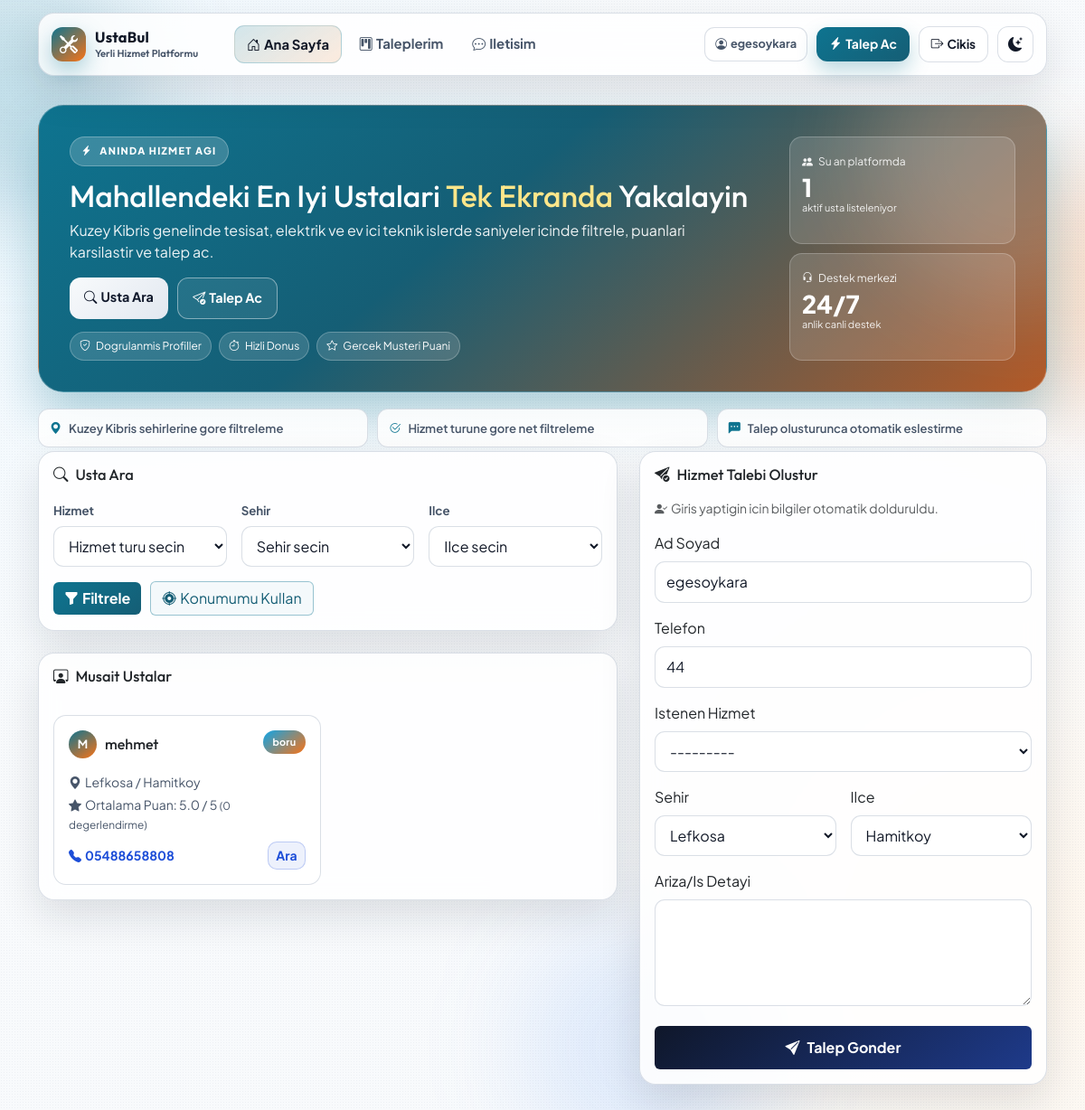
The page / (signed in) on the database its author committed.
### Myapp/models.py (models this page shows, shortened)
class Provider(models.Model):
    full_name = models.CharField(max_length=120)
    service_type = models.ForeignKey(ServiceType, on_delete=models.CASCADE, related_name="providers")
    city = models.CharField(max_length=80)
    district = models.CharField(max_length=80)
    phone = models.CharField(max_length=20)
    latitude = models.DecimalField(max_digits=9, decimal_places=6, null=True, blank=True)
    longitude = models.DecimalField(max_digits=9, decimal_places=6, null=True, blank=True)
    rating = models.DecimalField(max_digits=2, decimal_places=1, default=5.0)
    is_available = models.BooleanField(default=True)
    description = models.TextField(blank=True)
    created_at = models.DateTimeField(auto_now_add=True)
    class Meta:
        ordering = ["-is_available", "-rating", "full_name"]

class ServiceType(models.Model):
    name = models.CharField(max_length=80, unique=True)
    slug = models.SlugField(unique=True)
    class Meta:
        ordering = ["name"]
    def __str__(self):
        return self.name

### Myapp/views.py (the view)
# urls.py: path('', views.index, name='index'),
def index(request):
    search_form = ServiceSearchForm(request.GET or None)
    providers_qs = (
        Provider.objects.filter(is_available=True)
        .select_related("service_type")
        .annotate(ratings_count=Count("ratings"))
    )
    location_used = False
    if search_form.is_valid():
        service_type = search_form.cleaned_data.get("service_type")
        city = (search_form.cleaned_data.get("city") or "").strip()
        district = (search_form.cleaned_data.get("district") or "").strip()
        user_latitude = search_form.cleaned_data.get("latitude")
        user_longitude = search_form.cleaned_data.get("longitude")
        if service_type:
            providers_qs = providers_qs.filter(service_type=service_type)
        if city:
            providers_qs = providers_qs.filter(city__icontains=city)
        if district:
            providers_qs = providers_qs.filter(district__icontains=district)
        providers = list(providers_qs[:100])
        if user_latitude is not None and user_longitude is not None:
            location_used = True
            for provider in providers:
                if provider.latitude is not None and provider.longitude is not None:
                    provider.distance_km = round(
                        haversine_km(
                            float(user_latitude),
                            float(user_longitude),
                            float(provider.latitude),
                            float(provider.longitude),
                        ),
                        1,
                    )
                else:
                    provider.distance_km = None
            providers.sort(
                key=lambda p: (
                    p.distance_km is None,
                    p.distance_km if p.distance_km is not None else 10**9,
                    -float(p.rating),
                )
            )
        else:
            for provider in providers:
                provider.distance_km = None
    else:
        providers = list(providers_qs[:12])
        for provider in providers:
            provider.distance_km = None
    request_form = ServiceRequestForm(initial=build_request_form_initial(request))
    context = {
        "search_form": search_form,
        "request_form": request_form,
        "providers": providers[:12],
        "location_used": location_used,
        "city_district_map_json": get_city_district_map_json(),
    }
    return render(request, "Myapp/index.html", context)

### Myapp/forms.py
class ServiceSearchForm(forms.Form):
    service_type = forms.ModelChoiceField(
        queryset=ServiceType.objects.all(),
        empty_label="Hizmet turu secin",
        required=False,
        label="Hizmet",
    )
    city = forms.ChoiceField(choices=[("", "Sehir secin")] + NC_CITY_CHOICES, required=False, label="Sehir")
    district = forms.ChoiceField(choices=[("", "Ilce secin")] + NC_DISTRICT_CHOICES, required=False, label="Ilce")
    latitude = forms.FloatField(required=False, widget=forms.HiddenInput())
    longitude = forms.FloatField(required=False, widget=forms.HiddenInput())

class ServiceRequestForm(forms.ModelForm):
    city = forms.ChoiceField(choices=[("", "Sehir secin")] + NC_CITY_CHOICES, label="Sehir")
    district = forms.ChoiceField(choices=[("", "Ilce secin")] + NC_DISTRICT_CHOICES, label="Ilce")
    class Meta:
        model = ServiceRequest
        fields = ["customer_name", "customer_phone", "service_type", "city", "district", "details"]
        labels = {
            "customer_name": "Ad Soyad",
            "customer_phone": "Telefon",
            "service_type": "Istenen Hizmet",
            "city": "Sehir",
            "district": "Ilce",
            "details": "Ariza/Is Detayi",
        }
        widgets = {
            "details": forms.Textarea(attrs={"rows": 4}),
        }

### Myapp/views.py (called while the page is built)
def build_request_form_initial(request):
    if not request.user.is_authenticated:
        return {}
    profile = getattr(request.user, "customer_profile", None)
    return {
        "customer_name": request.user.get_full_name() or request.user.username,
        "customer_phone": profile.phone if profile else "",
        "city": profile.city if profile else "",
        "district": profile.district if profile else "",
    }

def get_city_district_map_json():
    return json.dumps(NC_CITY_DISTRICT_MAP)

### Myapp/templates/Myapp/index.html (shortened to what this page needs)
{% extends "base.html" %}
{% block content %}
<section class="hero-spotlight reveal-up">
  <div class="hero-layout">
    <div class="hero-copy">
      <span class="hero-badge"><i class="bi bi-lightning-charge-fill"></i>ANINDA HIZMET AGI</span>
      <h1>Mahallendeki En Iyi Ustalari <span>Tek Ekranda</span> Yakalayin</h1>
      <p>Kuzey Kibris genelinde tesisat, elektrik ve ev ici teknik islerde saniyeler icinde filtrele, puanlari karsilastir ve talep ac.</p>
      <div class="hero-actions">
        <a class="btn hero-btn hero-btn-solid" href="#search-panel"><i class="bi bi-search me-1"></i>Usta Ara</a>
        <a class="btn hero-btn hero-btn-outline" href="#talep-form"><i class="bi bi-send-check me-1"></i>Talep Ac</a>
      </div>
      <div class="trust-ribbon">
        <span><i class="bi bi-shield-check"></i>Dogrulanmis Profiller</span>
        <span><i class="bi bi-stopwatch"></i>Hizli Donus</span>
        <span><i class="bi bi-star"></i>Gercek Musteri Puani</span>
      </div>
    </div>
    <aside class="hero-metrics">
      <div class="metric-card">
        <p class="metric-top"><i class="bi bi-people-fill"></i>Su an platformda</p>
        <p class="metric-value">{{ providers|length }}</p>
        <p class="metric-note">aktif usta listeleniyor</p>
      </div>
      <div class="metric-card">
        <p class="metric-top"><i class="bi bi-headset"></i>Destek merkezi</p>
        <p class="metric-value">24/7</p>
        <p class="metric-note">anlik canli destek</p>
      </div>
    </aside>
  </div>
</section>
<section class="status-strip reveal-up delay-1">
  <div class="status-item"><i class="bi bi-geo-alt-fill"></i>Kuzey Kibris sehirlerine gore filtreleme</div>
  <div class="status-item"><i class="bi bi-check2-circle"></i>Hizmet turune gore net filtreleme</div>
  <div class="status-item"><i class="bi bi-chat-left-dots-fill"></i>Talep olusturunca otomatik eslestirme</div>
</section>
<section class="row g-4 align-items-start">
  <div class="col-xl-7">
    <div class="card panel-card shadow-sm reveal-up delay-1" id="search-panel">
      <div class="card-body">
        <h2 class="h5 mb-3 section-title"><i class="bi bi-search me-2"></i>Usta Ara</h2>
        <form method="get" class="row g-3 search-form" id="search-form">
          <div class="col-lg-4">
            <label class="form-label">{{ search_form.service_type.label }}</label>
            {{ search_form.service_type }}
          </div>
          <div class="col-lg-4">
            <label class="form-label">{{ search_form.city.label }}</label>
            {{ search_form.city }}
          </div>
          <div class="col-lg-4">
            <label class="form-label">{{ search_form.district.label }}</label>
            {{ search_form.district }}
          </div>
          <div class="col-12 form-toolbar">
            <button type="submit" class="btn btn-primary btn-main"><i class="bi bi-funnel-fill me-1"></i>Filtrele</button>
            <button type="button" class="btn btn-outline-success btn-location" id="use-location-btn"><i class="bi bi-crosshair2 me-1"></i>Konumumu Kullan</button>
          </div>
        </form>
      </div>
    </div>
    <div class="card panel-card shadow-sm mt-4 reveal-up delay-2">
      <div class="card-body">
        <div class="d-flex align-items-center justify-content-between flex-wrap gap-2 mb-3">
          <h2 class="h5 mb-0 section-title"><i class="bi bi-person-workspace me-2"></i>Musait Ustalar</h2>
        </div>
        {% if providers %}
          <div class="row g-3 provider-grid">
            {% for provider in providers %}
              <div class="col-md-6 col-xl-6">
                <article class="provider-card p-3 h-100">
                  <div class="d-flex align-items-start justify-content-between mb-3">
                    <div class="provider-head">
                      <span class="avatar-dot">{{ provider.full_name|slice:":1"|upper }}</span>
                      <h3 class="h6 mb-0">{{ provider.full_name }}</h3>
                    </div>
                    <span class="pill">{{ provider.service_type.name }}</span>
                  </div>
                  <p class="small mb-1 provider-location"><i class="bi bi-geo-alt-fill me-1"></i>{{ provider.city }} / {{ provider.district }}</p>
                  <p class="small mb-1 provider-rating">
                    <i class="bi bi-star-fill me-1"></i>Ortalama Puan: {{ provider.rating }} / 5
                    <span class="rating-count">({{ provider.ratings_count }} degerlendirme)</span>
                  </p>
                  <div class="provider-bottom">
                    <p class="small mb-0 provider-phone"><i class="bi bi-telephone-fill me-1"></i><strong>{{ provider.phone }}</strong></p>
                    <a href="tel:{{ provider.phone }}" class="btn btn-sm provider-call-btn">Ara</a>
                  </div>
                </article>
              </div>
            {% endfor %}
          </div>
        {% else %}
          <p class="mb-0">Kriterlere uygun usta bulunamadi.</p>
        {% endif %}
      </div>
    </div>
  </div>
  <div class="col-xl-5">
    <div class="card panel-card shadow-sm sticky-form reveal-up delay-3" id="talep-form">
      <div class="card-body">
        <h2 class="h5 mb-3 section-title"><i class="bi bi-send-check-fill me-2"></i>Hizmet Talebi Olustur</h2>
        {% if request.user.is_authenticated %}
          <p class="small text-muted mb-3"><i class="bi bi-person-check-fill me-1"></i>Giris yaptigin icin bilgiler otomatik dolduruldu.</p>
        {% endif %}
        <form method="post" action="{% url 'create_request' %}" class="row g-3" id="request-form">
          <div class="col-12">
            <label class="form-label">{{ request_form.customer_name.label }}</label>
            {{ request_form.customer_name }}
          </div>
          <div class="col-12">
            <label class="form-label">{{ request_form.customer_phone.label }}</label>
            {{ request_form.customer_phone }}
          </div>
          <div class="col-12">
            <label class="form-label">{{ request_form.service_type.label }}</label>
            {{ request_form.service_type }}
          </div>
          <div class="col-md-6">
            <label class="form-label">{{ request_form.city.label }}</label>
            {{ request_form.city }}
          </div>
          <div class="col-md-6">
            <label class="form-label">{{ request_form.district.label }}</label>
            {{ request_form.district }}
          </div>
          <div class="col-12">
            <label class="form-label">{{ request_form.details.label }}</label>
            {{ request_form.details }}
          </div>
          <div class="col-12">
            <button type="submit" class="btn btn-dark w-100 btn-main-dark"><i class="bi bi-send-fill me-2"></i>Talep Gonder</button>
          </div>
        </form>
      </div>
    </div>
  </div>
</section>
{% endblock %}

### templates/base.html (shortened to what this page needs)
{% load static %}
<!doctype html>
<html lang="tr" data-theme="light">
<head>
  <link href="https://cdn.jsdelivr.net/npm/bootstrap@5.3.8/dist/css/bootstrap.min.css" rel="stylesheet">
  <link rel="stylesheet" href="https://cdn.jsdelivr.net/npm/bootstrap-icons@1.11.3/font/bootstrap-icons.min.css">
  <link rel="stylesheet" href="{% static 'css/style.css' %}">
</head>
<body>
<div class="bg-orb orb-a"></div>
<div class="bg-orb orb-b"></div>
<header class="site-header fixed-top">
  <div class="container">
    <nav class="navbar navbar-expand-lg site-nav">
      <a class="navbar-brand site-brand" href="{% url 'index' %}">
        <span class="site-brand-mark"><i class="bi bi-tools"></i></span>
        <span class="site-brand-copy">
          <strong>UstaBul</strong>
          <small>Yerli Hizmet Platformu</small>
        </span>
      </a>
      <div class="collapse navbar-collapse" id="siteNav">
        <div class="navbar-nav nav-links ms-lg-4">
          <a class="nav-link {% if request.path == '/' %}active{% endif %}" href="{% url 'index' %}"><i class="bi bi-house-door me-1"></i>Ana Sayfa</a>
          {% if request.user.is_authenticated %}
            <a class="nav-link {% if request.path == '/taleplerim/' %}active{% endif %}" href="{% url 'my_requests' %}"><i class="bi bi-kanban me-1"></i>Taleplerim</a>
          {% endif %}
          <a class="nav-link {% if request.path == '/contact/' %}active{% endif %}" href="{% url 'contact' %}"><i class="bi bi-chat-dots me-1"></i>Iletisim</a>
        </div>
        <div class="nav-tools ms-lg-auto">
          {% if request.user.is_authenticated %}
            <span class="user-chip d-none d-md-inline-flex"><i class="bi bi-person-circle me-1"></i>{{ request.user.username }}</span>
            <a class="btn nav-cta-btn d-none d-md-inline-flex" href="{% url 'index' %}#talep-form">
              <i class="bi bi-lightning-charge-fill me-1"></i>Talep Ac
            </a>
            <form method="post" action="{% url 'logout' %}" class="logout-form">
              <button type="submit" class="btn nav-ghost-btn"><i class="bi bi-box-arrow-right me-1"></i>Cikis</button>
            </form>
          {% else %}
            <a class="btn nav-ghost-btn" href="{% url 'login' %}"><i class="bi bi-box-arrow-in-right me-1"></i>Giris</a>
            <a class="btn nav-cta-btn" href="{% url 'signup' %}"><i class="bi bi-person-plus-fill me-1"></i>Kayit Ol</a>
          {% endif %}
          <button type="button" class="theme-toggle-btn" id="theme-toggle-btn" aria-label="Temayi degistir">
          </button>
        </div>
      </div>
    </nav>
  </div>
</header>
<main class="container site-main">
  {% block content %}{% endblock %}
</main>
</body>
</html>

### rows shown on the page
Provider: full_name "M", full_name "mehmet", service_type.name "boru", city "Lefkosa", district "Hamitkoy", rating "5.0", ratings_count "0", phone "05488658808"

### other values the page prints
{{ request.user.username }} "egesoykara"
{{ providers|length }} "1"
{{ search_form.service_type.label }} "Hizmet"
{{ search_form.city.label }} "Sehir"
{{ search_form.district.label }} "Ilce"
{{ request_form.customer_name.label }} "Ad Soyad"
{{ request_form.customer_phone.label }} "Telefon"
{{ request_form.service_type.label }} "Istenen Hizmet"
{{ request_form.city.label }} "Sehir"
{{ request_form.district.label }} "Ilce"
{{ request_form.details.label }} "Ariza/Is Detayi"
